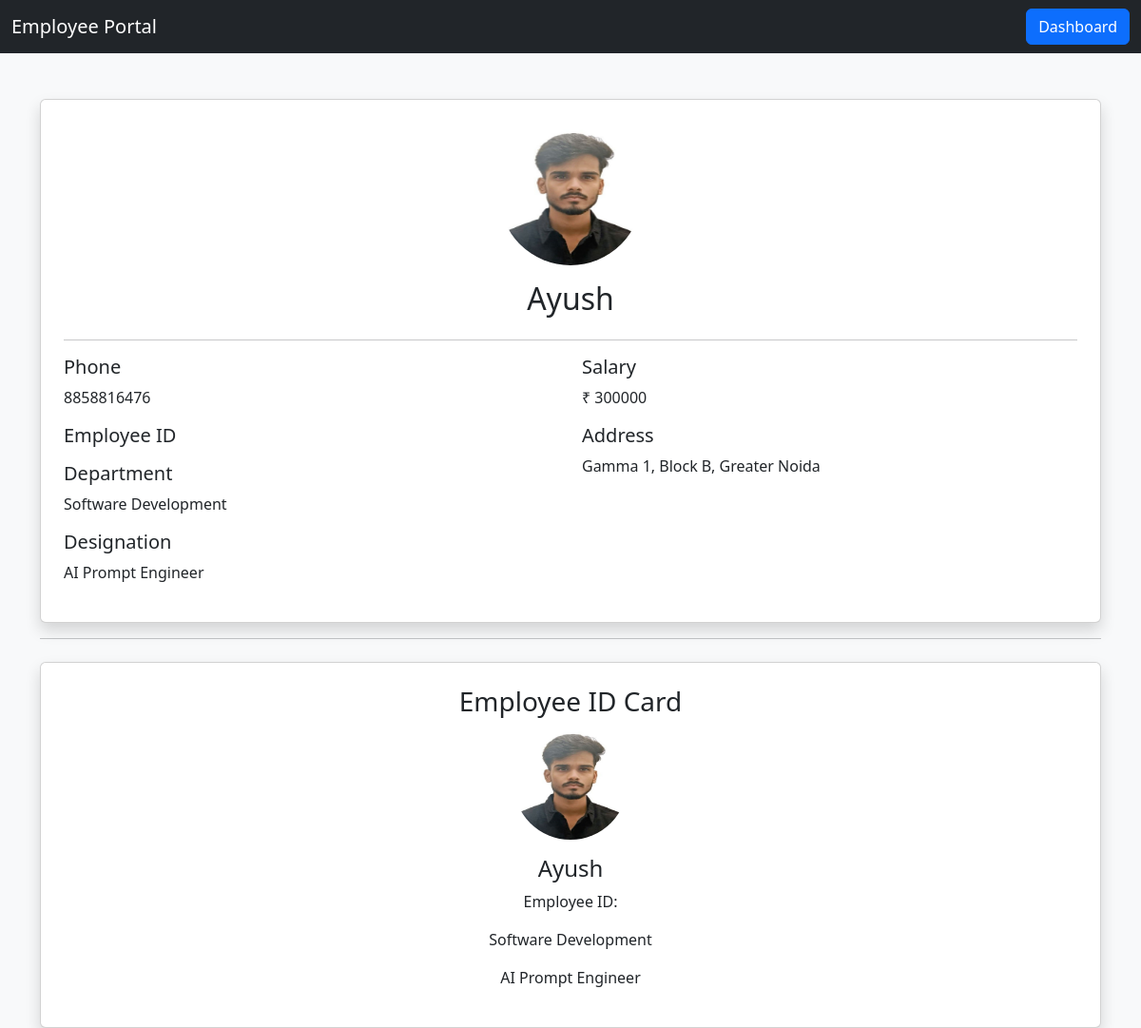
/profile/ (signed in), run on the app's committed database.
### employees/models.py (models this page shows, shortened)
class Employee(models.Model):
    ROLE_CHOICES = (
        ('Admin', 'Admin'),
        ('Employee', 'Employee'),
    )
    user = models.OneToOneField(
        User,
        on_delete=models.CASCADE
    )
    role = models.CharField(
        max_length=20,
        choices=ROLE_CHOICES,
        default='Employee'
    )
    phone = models.CharField(
        max_length=15,
        blank=True,
        null=True
    )
    department = models.CharField(
        max_length=100,
        blank=True,
        null=True
    )
    designation = models.CharField(
        max_length=100,
        blank=True,
        null=True
    )
    employee_salary = models.IntegerField(
        blank=True,
        null=True
    )
    address = models.TextField(
        blank=True,
        null=True
    )
    profile_pic = models.ImageField(
        upload_to='profile_pics/',
        blank=True,
        null=True
    )

### employees/views.py (the view)
# urls.py: path('profile/', views.profile, name='profile'),
@login_required
def profile(request):
    employee = Employee.objects.get(user=request.user)
    return render(
        request,
        'profile.html',
        {'employee': employee}
    )

### templates/profile.html (shortened to what this page needs)
<!DOCTYPE html>
<html lang="en">
<head>
    <link href="https://cdn.jsdelivr.net/npm/bootstrap@5.3.3/dist/css/bootstrap.min.css"
          rel="stylesheet">
</head>
<body class="bg-light">
<nav class="navbar navbar-dark bg-dark">
    <div class="container-fluid">
        <span class="navbar-brand">
            Employee Portal
        </span>
        <a href="/dashboard/" class="btn btn-primary">
            Dashboard
        </a>
    </div>
</nav>
<div class="container mt-5">
    <div class="card shadow p-4">
        <div class="text-center">
            {% if employee.profile_pic %}
                <img src="{{ employee.profile_pic.url }}"
                     width="150"
                     height="150"
                     class="rounded-circle">
            {% endif %}
            <h2 class="mt-3">
                {{ employee.user.username }}
            </h2>
        </div>
        <hr>
        <div class="row">
            <div class="col-md-6">
                <h5>Phone</h5>
                <p>{{ employee.phone }}</p>
                <h5>Employee ID</h5>
                <h5>Department</h5>
                <p>{{ employee.department }}</p>
                <h5>Designation</h5>
                <p>{{ employee.designation }}</p>
            </div>
            <div class="col-md-6">
                <h5>Salary</h5>
                <p>₹ {{ employee.employee_salary }}</p>
                <h5>Address</h5>
                <p>{{ employee.address }}</p>
            </div>
        </div>
    </div>
    <hr>
<div class="card shadow p-4 mt-4">
    <h3 class="text-center">
        Employee ID Card
    </h3>
    <div class="text-center">
        {% if employee.profile_pic %}
            <img src="{{ employee.profile_pic.url }}"
                 width="120"
                 height="120"
                 style="border-radius:50%;">
        {% endif %}
        <h4 class="mt-3">
            {{ employee.user.username }}
        </h4>
        <p>
            Employee ID:
        </p>
        <p>
            {{ employee.department }}
        </p>
        <p>
            {{ employee.designation }}
        </p>
    </div>
</div>
</div>
</body>
</html>

### data on the page
Employee: profile_pic (picture), user.username "Ayush", phone "8858816476", department "Software Development", designation "AI Prompt Engineer", employee_salary "300000", address "Gamma 1, Block B, Greater Noida"
